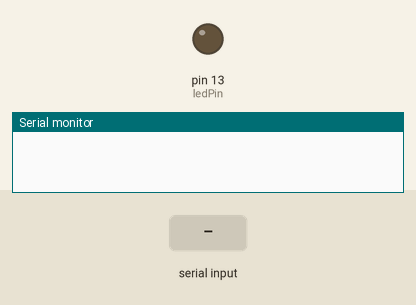
A sketch run on a simulated Arduino Uno, built with avr-gcc and run on an emulated ATmega328P. On the bench: output pins drawn as LEDs (lit = HIGH), the last lines printed to the serial monitor. Inputs (shaded band) come from the test bench.

Above: at 1.2 s.
1.3 s: "0" received over Serial
At 2.5 s:
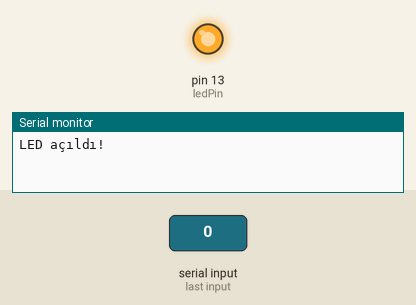
2.8 s: "1" received over Serial
At 3.7 s:
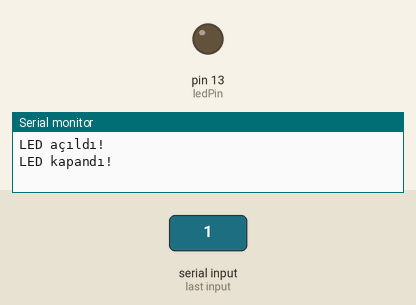
Timing chart, 0 to 5.8 s (numbered marks = the images above; inputs shaded):
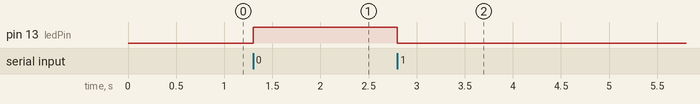

Measured:
- after the input at 1.3 s, pin 13 (ledPin): LOW → HIGH at once
- after the input at 2.8 s, pin 13 (ledPin): HIGH → LOW at once

The sketch:

arduDiscord.ino
```cpp
const int ledPin = 13; // LEDin bagli oldugu pin

void setup() {
  Serial.begin(9600); // Seri
  pinMode(ledPin, OUTPUT); // LED pinini cikis pini olarak ayarla
}

void loop() {
  if (Serial.available() > 0) {
    char command = Serial.read(); // Seri porttan gelen komutu oku
    if (command == '0') {
      digitalWrite(ledPin, HIGH); // LED'i ac
      Serial.println("LED açıldı!");
    } else if (command == '1') {
      digitalWrite(ledPin, LOW); // LED'i kapat
      Serial.println("LED kapandı!");
    }
  }
}
```
